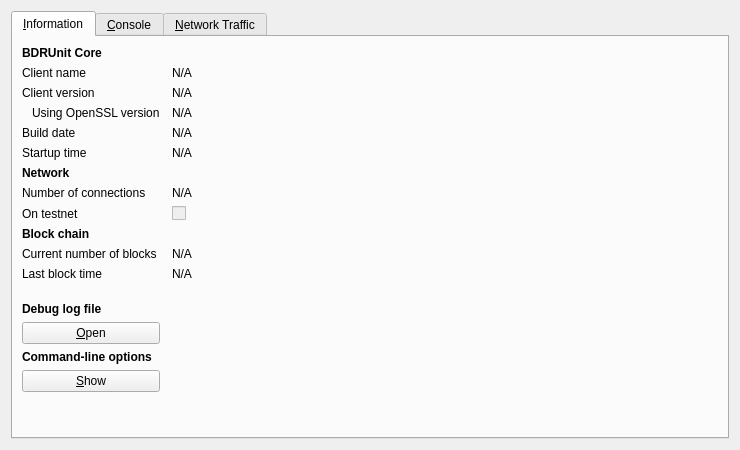
<?xml version="1.0" encoding="UTF-8"?>
<ui version="4.0">
 <class>RPCConsole</class>
 <widget class="QDialog" name="RPCConsole">
  <property name="geometry">
   <rect>
    <x>0</x>
    <y>0</y>
    <width>740</width>
    <height>450</height>
   </rect>
  </property>
  <property name="windowTitle">
   <string>BDRUnit - Debug window</string>
  </property>
  <layout class="QVBoxLayout" name="verticalLayout_2">
   <item>
    <widget class="QTabWidget" name="tabWidget">
     <property name="currentIndex">
      <number>0</number>
     </property>
     <widget class="QWidget" name="tab_info">
      <attribute name="title">
       <string>&amp;Information</string>
      </attribute>
      <layout class="QGridLayout" name="gridLayout" columnstretch="0,1">
       <property name="horizontalSpacing">
        <number>12</number>
       </property>
       <item row="0" column="0">
        <widget class="QLabel" name="label_9">
         <property name="font">
          <font>
           <weight>75</weight>
           <bold>true</bold>
          </font>
         </property>
         <property name="text">
          <string>BDRUnit Core</string>
         </property>
        </widget>
       </item>
       <item row="1" column="0">
        <widget class="QLabel" name="label_5">
         <property name="text">
          <string>Client name</string>
         </property>
        </widget>
       </item>
       <item row="1" column="1">
        <widget class="QLabel" name="clientName">
         <property name="cursor">
          <cursorShape>IBeamCursor</cursorShape>
         </property>
         <property name="text">
          <string>N/A</string>
         </property>
         <property name="textFormat">
          <enum>Qt::PlainText</enum>
         </property>
         <property name="textInteractionFlags">
          <set>Qt::LinksAccessibleByMouse|Qt::TextSelectableByKeyboard|Qt::TextSelectableByMouse</set>
         </property>
        </widget>
       </item>
       <item row="2" column="0">
        <widget class="QLabel" name="label_6">
         <property name="text">
          <string>Client version</string>
         </property>
        </widget>
       </item>
       <item row="2" column="1">
        <widget class="QLabel" name="clientVersion">
         <property name="cursor">
          <cursorShape>IBeamCursor</cursorShape>
         </property>
         <property name="text">
          <string>N/A</string>
         </property>
         <property name="textFormat">
          <enum>Qt::PlainText</enum>
         </property>
         <property name="textInteractionFlags">
          <set>Qt::LinksAccessibleByMouse|Qt::TextSelectableByKeyboard|Qt::TextSelectableByMouse</set>
         </property>
        </widget>
       </item>
       <item row="3" column="0">
        <widget class="QLabel" name="label_14">
         <property name="text">
          <string>Using OpenSSL version</string>
         </property>
         <property name="indent">
          <number>10</number>
         </property>
        </widget>
       </item>
       <item row="3" column="1">
        <widget class="QLabel" name="openSSLVersion">
         <property name="cursor">
          <cursorShape>IBeamCursor</cursorShape>
         </property>
         <property name="text">
          <string>N/A</string>
         </property>
         <property name="textFormat">
          <enum>Qt::PlainText</enum>
         </property>
         <property name="textInteractionFlags">
          <set>Qt::LinksAccessibleByMouse|Qt::TextSelectableByKeyboard|Qt::TextSelectableByMouse</set>
         </property>
        </widget>
       </item>
       <item row="4" column="0">
        <widget class="QLabel" name="label_12">
         <property name="text">
          <string>Build date</string>
         </property>
        </widget>
       </item>
       <item row="4" column="1">
        <widget class="QLabel" name="buildDate">
         <property name="cursor">
          <cursorShape>IBeamCursor</cursorShape>
         </property>
         <property name="text">
          <string>N/A</string>
         </property>
         <property name="textFormat">
          <enum>Qt::PlainText</enum>
         </property>
         <property name="textInteractionFlags">
          <set>Qt::LinksAccessibleByMouse|Qt::TextSelectableByKeyboard|Qt::TextSelectableByMouse</set>
         </property>
        </widget>
       </item>
       <item row="5" column="0">
        <widget class="QLabel" name="label_13">
         <property name="text">
          <string>Startup time</string>
         </property>
        </widget>
       </item>
       <item row="5" column="1">
        <widget class="QLabel" name="startupTime">
         <property name="cursor">
          <cursorShape>IBeamCursor</cursorShape>
         </property>
         <property name="text">
          <string>N/A</string>
         </property>
         <property name="textFormat">
          <enum>Qt::PlainText</enum>
         </property>
         <property name="textInteractionFlags">
          <set>Qt::LinksAccessibleByMouse|Qt::TextSelectableByKeyboard|Qt::TextSelectableByMouse</set>
         </property>
        </widget>
       </item>
       <item row="6" column="0">
        <widget class="QLabel" name="label_11">
         <property name="font">
          <font>
           <weight>75</weight>
           <bold>true</bold>
          </font>
         </property>
         <property name="text">
          <string>Network</string>
         </property>
        </widget>
       </item>
       <item row="7" column="0">
        <widget class="QLabel" name="label_7">
         <property name="text">
          <string>Number of connections</string>
         </property>
        </widget>
       </item>
       <item row="7" column="1">
        <widget class="QLabel" name="numberOfConnections">
         <property name="cursor">
          <cursorShape>IBeamCursor</cursorShape>
         </property>
         <property name="text">
          <string>N/A</string>
         </property>
         <property name="textFormat">
          <enum>Qt::PlainText</enum>
         </property>
         <property name="textInteractionFlags">
          <set>Qt::LinksAccessibleByMouse|Qt::TextSelectableByKeyboard|Qt::TextSelectableByMouse</set>
         </property>
        </widget>
       </item>
       <item row="8" column="0">
        <widget class="QLabel" name="label_8">
         <property name="text">
          <string>On testnet</string>
         </property>
        </widget>
       </item>
       <item row="8" column="1">
        <widget class="QCheckBox" name="isTestNet">
         <property name="enabled">
          <bool>false</bool>
         </property>
         <property name="text">
          <string/>
         </property>
        </widget>
       </item>
       <item row="9" column="0">
        <widget class="QLabel" name="label_10">
         <property name="font">
          <font>
           <weight>75</weight>
           <bold>true</bold>
          </font>
         </property>
         <property name="text">
          <string>Block chain</string>
         </property>
        </widget>
       </item>
       <item row="10" column="0">
        <widget class="QLabel" name="label_3">
         <property name="text">
          <string>Current number of blocks</string>
         </property>
        </widget>
       </item>
       <item row="10" column="1">
        <widget class="QLabel" name="numberOfBlocks">
         <property name="cursor">
          <cursorShape>IBeamCursor</cursorShape>
         </property>
         <property name="text">
          <string>N/A</string>
         </property>
         <property name="textFormat">
          <enum>Qt::PlainText</enum>
         </property>
         <property name="textInteractionFlags">
          <set>Qt::LinksAccessibleByMouse|Qt::TextSelectableByKeyboard|Qt::TextSelectableByMouse</set>
         </property>
        </widget>
       </item>
       <item row="11" column="0">
        <widget class="QLabel" name="label_2">
         <property name="text">
          <string>Last block time</string>
         </property>
        </widget>
       </item>
       <item row="11" column="1">
        <widget class="QLabel" name="lastBlockTime">
         <property name="cursor">
          <cursorShape>IBeamCursor</cursorShape>
         </property>
         <property name="text">
          <string>N/A</string>
         </property>
         <property name="textFormat">
          <enum>Qt::PlainText</enum>
         </property>
         <property name="textInteractionFlags">
          <set>Qt::LinksAccessibleByMouse|Qt::TextSelectableByKeyboard|Qt::TextSelectableByMouse</set>
         </property>
        </widget>
       </item>
       <item row="12" column="0">
        <spacer name="verticalSpacer_2">
         <property name="orientation">
          <enum>Qt::Vertical</enum>
         </property>
         <property name="sizeHint" stdset="0">
          <size>
           <width>20</width>
           <height>20</height>
          </size>
         </property>
        </spacer>
       </item>
       <item row="13" column="0">
        <widget class="QLabel" name="labelDebugLogfile">
         <property name="font">
          <font>
           <weight>75</weight>
           <bold>true</bold>
          </font>
         </property>
         <property name="text">
          <string>Debug log file</string>
         </property>
        </widget>
       </item>
       <item row="14" column="0">
        <widget class="QPushButton" name="openDebugLogfileButton">
         <property name="toolTip">
          <string>Open the BDRUnit debug log file from the current data directory. This can take a few seconds for large log files.</string>
         </property>
         <property name="text">
          <string>&amp;Open</string>
         </property>
         <property name="autoDefault">
          <bool>false</bool>
         </property>
        </widget>
       </item>
       <item row="15" column="0">
        <widget class="QLabel" name="labelCLOptions">
         <property name="font">
          <font>
           <weight>75</weight>
           <bold>true</bold>
          </font>
         </property>
         <property name="text">
          <string>Command-line options</string>
         </property>
        </widget>
       </item>
       <item row="16" column="0">
        <widget class="QPushButton" name="showCLOptionsButton">
         <property name="toolTip">
          <string>Show the BDRUnit-Qt help message to get a list with possible BDRUnit command-line options.</string>
         </property>
         <property name="text">
          <string>&amp;Show</string>
         </property>
         <property name="autoDefault">
          <bool>false</bool>
         </property>
        </widget>
       </item>
       <item row="17" column="0">
        <spacer name="verticalSpacer">
         <property name="orientation">
          <enum>Qt::Vertical</enum>
         </property>
         <property name="sizeHint" stdset="0">
          <size>
           <width>20</width>
           <height>40</height>
          </size>
         </property>
        </spacer>
       </item>
      </layout>
     </widget>
     <widget class="QWidget" name="tab_console">
      <attribute name="title">
       <string>&amp;Console</string>
      </attribute>
      <layout class="QVBoxLayout" name="verticalLayout_3">
       <property name="spacing">
        <number>3</number>
       </property>
       <item>
        <widget class="QTextEdit" name="messagesWidget">
         <property name="minimumSize">
          <size>
           <width>0</width>
           <height>100</height>
          </size>
         </property>
         <property name="readOnly">
          <bool>true</bool>
         </property>
         <property name="tabKeyNavigation" stdset="0">
          <bool>false</bool>
         </property>
         <property name="columnCount" stdset="0">
          <number>2</number>
         </property>
        </widget>
       </item>
       <item>
        <layout class="QHBoxLayout" name="horizontalLayout">
         <property name="spacing">
          <number>3</number>
         </property>
         <item>
          <widget class="QLabel" name="label">
           <property name="text">
            <string notr="true">&gt;</string>
           </property>
          </widget>
         </item>
         <item>
          <widget class="QLineEdit" name="lineEdit"/>
         </item>
         <item>
          <widget class="QPushButton" name="clearButton">
           <property name="maximumSize">
            <size>
             <width>24</width>
             <height>24</height>
            </size>
           </property>
           <property name="toolTip">
            <string>Clear console</string>
           </property>
           <property name="text">
            <string/>
           </property>
           <property name="icon">
            <iconset resource="../bitcoin.qrc">
             <normaloff>:/icons/remove</normaloff>:/icons/remove</iconset>
           </property>
           <property name="shortcut">
            <string notr="true">Ctrl+L</string>
           </property>
           <property name="autoDefault">
            <bool>false</bool>
           </property>
          </widget>
         </item>
        </layout>
       </item>
      </layout>
     </widget>
     <widget class="QWidget" name="tab">
      <attribute name="title">
       <string>&amp;Network Traffic</string>
      </attribute>
      <layout class="QHBoxLayout" name="horizontalLayout_3">
       <item>
        <layout class="QVBoxLayout" name="verticalLayout_4">
         <item>
          <widget class="TrafficGraphWidget" name="trafficGraph" native="true">
           <property name="sizePolicy">
            <sizepolicy hsizetype="Expanding" vsizetype="Expanding">
             <horstretch>0</horstretch>
             <verstretch>0</verstretch>
            </sizepolicy>
           </property>
          </widget>
         </item>
         <item>
          <layout class="QHBoxLayout" name="horizontalLayout_2">
           <item>
            <widget class="QSlider" name="sldGraphRange">
             <property name="minimum">
              <number>1</number>
             </property>
             <property name="maximum">
              <number>288</number>
             </property>
             <property name="pageStep">
              <number>12</number>
             </property>
             <property name="value">
              <number>6</number>
             </property>
             <property name="orientation">
              <enum>Qt::Horizontal</enum>
             </property>
            </widget>
           </item>
           <item>
            <widget class="QLabel" name="lblGraphRange">
             <property name="minimumSize">
              <size>
               <width>100</width>
               <height>0</height>
              </size>
             </property>
             <property name="alignment">
              <set>Qt::AlignCenter</set>
             </property>
            </widget>
           </item>
           <item>
            <widget class="QPushButton" name="btnClearTrafficGraph">
             <property name="text">
              <string>&amp;Clear</string>
             </property>
            </widget>
           </item>
          </layout>
         </item>
        </layout>
       </item>
       <item>
        <layout class="QVBoxLayout" name="verticalLayout">
         <item>
          <widget class="QGroupBox" name="groupBox">
           <property name="title">
            <string>Totals</string>
           </property>
           <layout class="QVBoxLayout" name="verticalLayout_5">
            <item>
             <layout class="QHBoxLayout" name="horizontalLayout_4">
              <item>
               <widget class="Line" name="line">
                <property name="sizePolicy">
                 <sizepolicy hsizetype="Fixed" vsizetype="Fixed">
                  <horstretch>0</horstretch>
                  <verstretch>0</verstretch>
                 </sizepolicy>
                </property>
                <property name="minimumSize">
                 <size>
                  <width>10</width>
                  <height>0</height>
                 </size>
                </property>
                <property name="palette">
                 <palette>
                  <active>
                   <colorrole role="Light">
                    <brush brushstyle="SolidPattern">
                     <color alpha="255">
                      <red>0</red>
                      <green>255</green>
                      <blue>0</blue>
                     </color>
                    </brush>
                   </colorrole>
                  </active>
                  <inactive>
                   <colorrole role="Light">
                    <brush brushstyle="SolidPattern">
                     <color alpha="255">
                      <red>0</red>
                      <green>255</green>
                      <blue>0</blue>
                     </color>
                    </brush>
                   </colorrole>
                  </inactive>
                  <disabled>
                   <colorrole role="Light">
                    <brush brushstyle="SolidPattern">
                     <color alpha="255">
                      <red>0</red>
                      <green>255</green>
                      <blue>0</blue>
                     </color>
                    </brush>
                   </colorrole>
                  </disabled>
                 </palette>
                </property>
                <property name="orientation">
                 <enum>Qt::Horizontal</enum>
                </property>
               </widget>
              </item>
              <item>
               <widget class="QLabel" name="label_16">
                <property name="text">
                 <string>In:</string>
                </property>
               </widget>
              </item>
              <item>
               <widget class="QLabel" name="lblBytesIn">
                <property name="minimumSize">
                 <size>
                  <width>50</width>
                  <height>0</height>
                 </size>
                </property>
                <property name="alignment">
                 <set>Qt::AlignRight|Qt::AlignTrailing|Qt::AlignVCenter</set>
                </property>
               </widget>
              </item>
             </layout>
            </item>
            <item>
             <layout class="QHBoxLayout" name="horizontalLayout_5">
              <item>
               <widget class="Line" name="line_2">
                <property name="sizePolicy">
                 <sizepolicy hsizetype="Fixed" vsizetype="Fixed">
                  <horstretch>0</horstretch>
                  <verstretch>0</verstretch>
                 </sizepolicy>
                </property>
                <property name="minimumSize">
                 <size>
                  <width>10</width>
                  <height>0</height>
                 </size>
                </property>
                <property name="palette">
                 <palette>
                  <active>
                   <colorrole role="Light">
                    <brush brushstyle="SolidPattern">
                     <color alpha="255">
                      <red>255</red>
                      <green>0</green>
                      <blue>0</blue>
                     </color>
                    </brush>
                   </colorrole>
                  </active>
                  <inactive>
                   <colorrole role="Light">
                    <brush brushstyle="SolidPattern">
                     <color alpha="255">
                      <red>255</red>
                      <green>0</green>
                      <blue>0</blue>
                     </color>
                    </brush>
                   </colorrole>
                  </inactive>
                  <disabled>
                   <colorrole role="Light">
                    <brush brushstyle="SolidPattern">
                     <color alpha="255">
                      <red>255</red>
                      <green>0</green>
                      <blue>0</blue>
                     </color>
                    </brush>
                   </colorrole>
                  </disabled>
                 </palette>
                </property>
                <property name="orientation">
                 <enum>Qt::Horizontal</enum>
                </property>
               </widget>
              </item>
              <item>
               <widget class="QLabel" name="label_17">
                <property name="text">
                 <string>Out:</string>
                </property>
               </widget>
              </item>
              <item>
               <widget class="QLabel" name="lblBytesOut">
                <property name="minimumSize">
                 <size>
                  <width>50</width>
                  <height>0</height>
                 </size>
                </property>
                <property name="alignment">
                 <set>Qt::AlignRight|Qt::AlignTrailing|Qt::AlignVCenter</set>
                </property>
               </widget>
              </item>
             </layout>
            </item>
            <item>
             <spacer name="verticalSpacer_4">
              <property name="orientation">
               <enum>Qt::Vertical</enum>
              </property>
              <property name="sizeHint" stdset="0">
               <size>
                <width>20</width>
                <height>407</height>
               </size>
              </property>
             </spacer>
            </item>
           </layout>
          </widget>
         </item>
        </layout>
       </item>
      </layout>
     </widget>
    </widget>
   </item>
  </layout>
 </widget>
 <customwidgets>
  <customwidget>
   <class>TrafficGraphWidget</class>
   <extends>QWidget</extends>
   <header>trafficgraphwidget.h</header>
   <container>1</container>
   <slots>
    <slot>clear()</slot>
   </slots>
  </customwidget>
 </customwidgets>
 <resources>
  <include location="../bitcoin.qrc"/>
 </resources>
 <connections/>
</ui>
